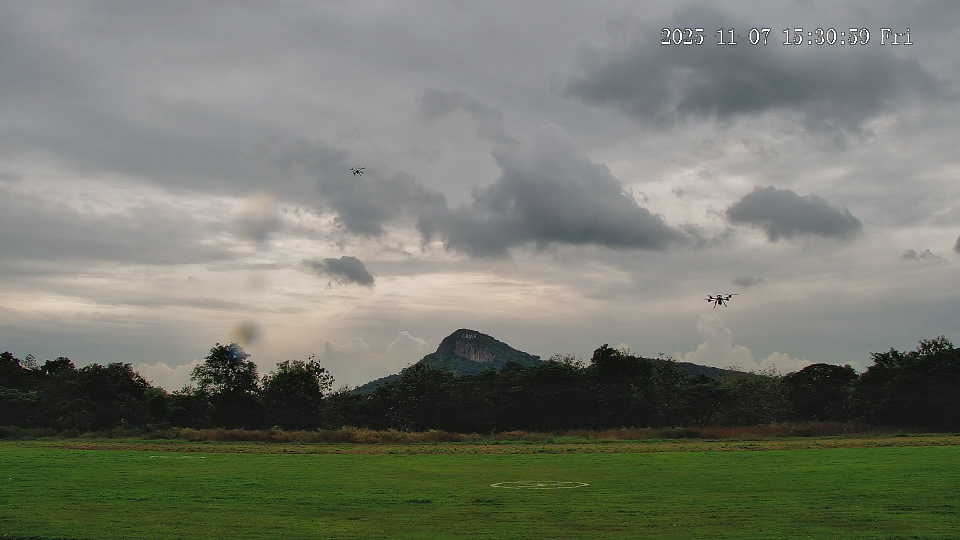
#> input picture P2_DATA_TEST/img_0003.jpg, 1920 x 1080 px (shown at 1/2 size); its folder holds only this picture in this run
$ python -i shape_code_generator.py   (imports and definitions only)
#> lines starting #> are read from the running program, lines starting #| are printed output that depends on the picture; after the words box and inside, x2 and y2 are one past the last pixel; in counts of white or black regions, pixels touching at a corner belong together
### src/image_processing.py
import cv2
import numpy as np
import os
import pickle
from sklearn.ensemble import RandomForestClassifier
from sklearn.preprocessing import StandardScaler
from sklearn.pipeline import make_pipeline

try:
    from . import paths
except ImportError:
    # Fallback for when run as script
    import paths

# ---------------------------------------------------------
# Feature Extraction
# ---------------------------------------------------------

def extract_features(contour):
    """
    Extract robust shape features from a contour for ML classification.
    Features:
    - Hu Moments (7) - Log transformed
    - Solidity
    - Circularity
    - Aspect Ratio
    - Extent
    - Inertia Ratio (from moments)
    """
    try:
        # 0. Basic Moments
        moments = cv2.moments(contour)
        if moments['m00'] == 0:
            return None

        # 1. Hu Moments (Invariant to scale, rotation, translation)
        hu_moments = cv2.HuMoments(moments).flatten()
        # Log transform to make them comparable (handling small values)
        hu_logs = []
        for i in range(7):
            val = hu_moments[i]
            if val != 0:
                hu_logs.append(-1 * np.sign(val) * np.log10(abs(val)))
            else:
                hu_logs.append(0)

        # 2. Geometric Properties
        area = moments['m00']
        perimeter = cv2.arcLength(contour, True)
        if perimeter == 0: return None

        x, y, w, h = cv2.boundingRect(contour)
        rect_area = w * h

        hull = cv2.convexHull(contour)
        hull_area = cv2.contourArea(hull)

        # Solidity: Ratio of contour area to its convex hull area.
        # Drones with arms have lower solidity than blobby birds.
        solidity = float(area) / hull_area if hull_area > 0 else 0

        # Circularity: 4*pi*Area / Perimeter^2. Perfect circle = 1.
        circularity = (4 * np.pi * area) / (perimeter ** 2)

        # Aspect Ratio of bounding rect
        aspect_ratio = float(w) / h if h > 0 else 0

        # Extent: Ratio of contour area to bounding rect area
        extent = float(area) / rect_area if rect_area > 0 else 0

        # 3. Inertia Ratio (Elongation) from moments
        # Calculate eigenvalues of the covariance matrix of second central moments
        # (This is more accurate "elongation" than bounding box aspect ratio)
        denominator = np.sqrt((2 * moments['mu11'])**2 + (moments['mu20'] - moments['mu02'])**2)
        eps = 1e-7
        ratio_1 = (moments['mu20'] + moments['mu02'] + denominator) / (moments['mu20'] + moments['mu02'] - denominator + eps)
        inertia_ratio = np.sqrt(ratio_1) if ratio_1 > 0 else 0

        # Combine all features
        features = np.array(hu_logs + [solidity, circularity, aspect_ratio, extent, inertia_ratio])

        # Replace NaNs or Infs
        features = np.nan_to_num(features)

        return features

    except Exception as e:
        print(f"Error extracting features: {e}")
        return None

# ---------------------------------------------------------
# ML Classifier
# ---------------------------------------------------------

class DroneClassifier:
    def __init__(self, model_path=None):
        self.model_path = str(model_path or paths.DRONE_CLASSIFIER_MODEL)
        # Random Forest is robust and requires less tuning than SVM
        self.clf = make_pipeline(StandardScaler(), RandomForestClassifier(n_estimators=100, random_state=42))
        self.is_trained = False

    # [109 lines left out: functions train, _process_image_file, predict, load, not called in this run]

# ---------------------------------------------------------
# Legacy / Fallback (Minimal wrapper to prevent breakages)
# ---------------------------------------------------------

def extract_shape_code(contour, DEBUG=False):
    # Backward compatibility stub
    return extract_features(contour)

def is_drone_by_shape_code(shape_code_info, DEBUG=False):
    # Backward compatibility stub - logic handled by classifier now
    return False

# Global instance
_classifier = DroneClassifier()

def get_classifier():
    return _classifier

### src/shape_code_generator.py
"""
Shape Code Generator with OCR support
สร้าง shape codes จากรูป Drone และ Bird โดยใช้ contour features และ OCR
"""

import cv2
import numpy as np
import os
import json
import pickle

try:
    from . import paths
    from .image_processing import extract_features
except ImportError:
    # Fallback for when run as script
    import paths
    from image_processing import extract_features

try:
    import pytesseract
    OCR_AVAILABLE = True
except ImportError:
    OCR_AVAILABLE = False
    print("Warning: pytesseract not installed. OCR features will be disabled.")


class ShapeCodeGenerator:
    def __init__(self, invert_classification=False):
        """
        Args:
            invert_classification: If True, swap drone/bird classification results (default False - use correct folder mapping)
        """
        self.drone_shape_codes = []
        self.bird_shape_codes = []
        self.ocr_enabled = OCR_AVAILABLE
        self.invert_classification = invert_classification  # Default False - assume folders are correctly labeled

    def extract_shape_features(self, contour):
        """Extract shape features from contour"""
        return extract_features(contour)

    def extract_ocr_text(self, image, contour):
        """Extract text from ROI using OCR"""
        if not self.ocr_enabled:
            return ""

        try:
            x, y, w, h = cv2.boundingRect(contour)
            # Add padding
            padding = 10
            x = max(0, x - padding)
            y = max(0, y - padding)
            w = min(image.shape[1] - x, w + 2 * padding)
            h = min(image.shape[0] - y, h + 2 * padding)

            roi = image[y:y+h, x:x+w]
            if roi.size == 0:
                return ""

            # Convert to grayscale
            if len(roi.shape) == 3:
                roi_gray = cv2.cvtColor(roi, cv2.COLOR_BGR2GRAY)
            else:
                roi_gray = roi

            # Enhance image for OCR
            roi_gray = cv2.resize(roi_gray, (max(100, w*2), max(100, h*2)))
            _, roi_binary = cv2.threshold(roi_gray, 0, 255, cv2.THRESH_BINARY + cv2.THRESH_OTSU)

            # OCR
            text = pytesseract.image_to_string(roi_binary, config='--psm 8')
            return text.strip()
        except Exception as e:
            return ""

    def process_image(self, img_path):
        """Process single image and extract shape codes"""
#> called with img_path = '../P2_DATA_TEST/img_0003.jpg'
        try:
            # Load image
            stream = open(img_path, "rb")
            bytes = bytearray(stream.read())
            numpyarray = np.asarray(bytes, dtype=np.uint8)
            image = cv2.imdecode(numpyarray, cv2.IMREAD_COLOR)
#> image is the input picture: shape (1080, 1920, 3); mean B, G, R 109.1, 120.1, 116.6
            stream.close()

            if image is None:
                return None

            gray = cv2.cvtColor(image, cv2.COLOR_BGR2GRAY)
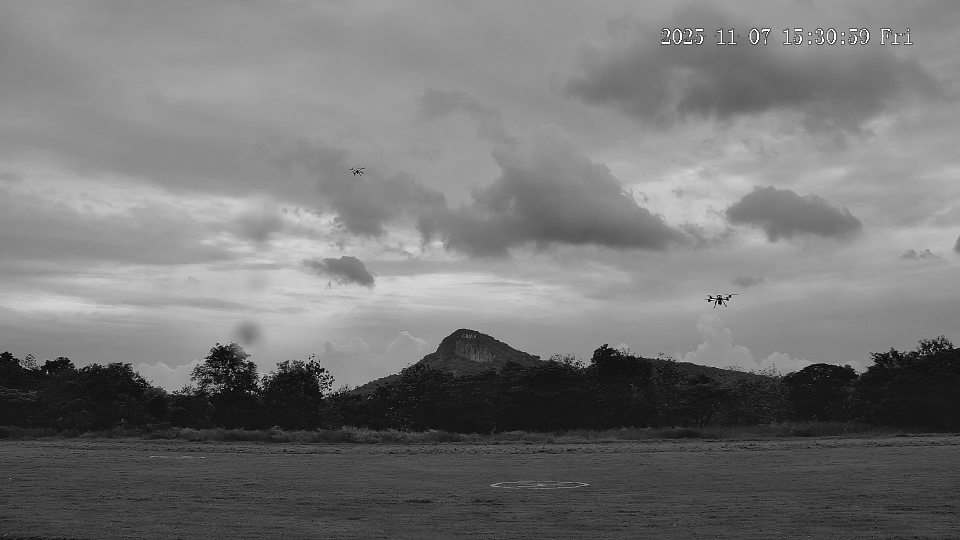
#> gray: shape (1080, 1920) (shown at 1/2 size); min 0, max 255, mean 117.8

            # Threshold
            _, thresh = cv2.threshold(gray, 0, 255, cv2.THRESH_BINARY_INV + cv2.THRESH_OTSU)
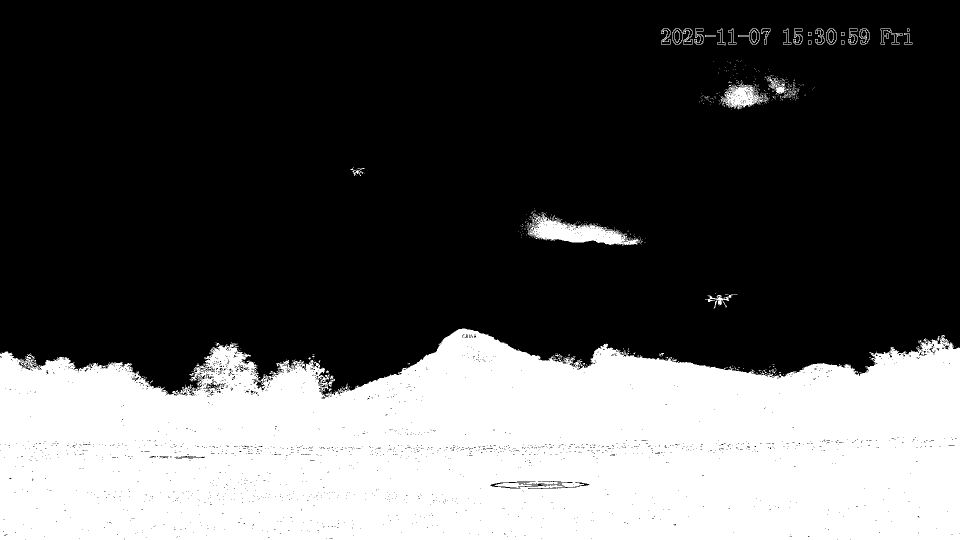
#> thresh: shape (1080, 1920) (shown at 1/2 size); 33.2% white; 628 white regions (587 under 20 px)

            # Find contours
            contours, _ = cv2.findContours(thresh, cv2.RETR_EXTERNAL, cv2.CHAIN_APPROX_SIMPLE)
#> contours = 616 contours, 585 with area under 20; largest, box (x1, y1, x2, y2) and area: (0, 657, 1920, 1080) 678535, (1056, 427, 1285, 491) 6188, (1442, 168, 1534, 219) 2296, (1652, 57, 1673, 89) 518, (1498, 57, 1519, 89) 518

            if not contours:
                return None

            # Get largest contour
            largest_contour = max(contours, key=cv2.contourArea)
#> largest_contour = contour of 3125 points, box (x1, y1, x2, y2) (0, 657, 1920, 1080), area 678535

            if cv2.contourArea(largest_contour) < 50:
                return None

            # Extract features
            shape_features = self.extract_shape_features(largest_contour)
#> in extract_features, `moments = cv2.moments(contour)`: moments = moments, m00 678535, centre m10/m00, m01/m00 = (970, 901)
#> in extract_features, `hu_moments = cv2.HuMoments(moments).flatten()`: hu_moments = [0.469, 0.191, 7.9e-05, 5.7e-05, 3.82e-09, 2.49e-05, -2.28e-10]
#> the loop in extract_features, `for i in range(7):` made 7 passes
#> val on passes 1 to 7: 0.469, 0.191, 7.9e-05, 5.7e-05, 3.82e-09, 2.49e-05, -2.28e-10
#> after the loop in extract_features, `for i in range(7):`: hu_logs = [0.329, 0.72, 4.1, 4.24, 8.42, 4.6, -9.64]
#> in extract_features, `area = moments['m00']`: area = 678535
#> in extract_features, `perimeter = cv2.arcLength(contour, True)`: perimeter = 8071.8
#> in extract_features, `x, y, w, h = cv2.boundingRect(contour)`: x = 0; y = 657; w = 1920; h = 423
#> in extract_features, `rect_area = w * h`: rect_area = 812160
#> in extract_features, `hull = cv2.convexHull(contour)`: hull = contour of 11 points, box (x1, y1, x2, y2) (0, 657, 1920, 1080), area 781256
#> in extract_features, `hull_area = cv2.contourArea(hull)`: hull_area = 781256
#> in extract_features, `solidity = float(area) / hull_area if hull_area > 0 else 0`: solidity = 0.869
#> in extract_features, `circularity = (4 * np.pi * area) / (perimeter ** 2)`: circularity = 0.131
#> in extract_features, `aspect_ratio = float(w) / h if h > 0 else 0`: aspect_ratio = 4.54
#> in extract_features, `extent = float(area) / rect_area if rect_area > 0 else 0`: extent = 0.835
#> in extract_features, `denominator = np.sqrt((2 * moments['mu11'])**2 + (moments['mu20'] - mo..`: denominator = 2.01e+11
#> in extract_features, `ratio_1 = (moments['mu20'] + moments['mu02'] + denominator) / (moments..`: ratio_1 = 28.39
#> in extract_features, `inertia_ratio = np.sqrt(ratio_1) if ratio_1 > 0 else 0`: inertia_ratio = 5.33
#> in extract_features, `features = np.array(hu_logs + [solidity, circularity, aspect_ratio, ex..`: features = [0.329, 0.72, 4.1, 4.24, 8.42, 4.6, -9.64, 0.869, 0.131, 4.54, 0.835, 5.33]
#> shape_features has the same summary as features in extract_features
            if shape_features is None:
                return None

            # Extract OCR text
            ocr_text = self.extract_ocr_text(image, largest_contour)
#> in extract_ocr_text, `x, y, w, h = cv2.boundingRect(contour)`: x = 0; y = 657; w = 1920; h = 423
#> in extract_ocr_text, `y = max(0, y - padding)`: y = 647
#> in extract_ocr_text, `h = min(image.shape[0] - y, h + 2 * padding)`: h = 433
#> in extract_ocr_text, `roi = image[y:y+h, x:x+w]`:
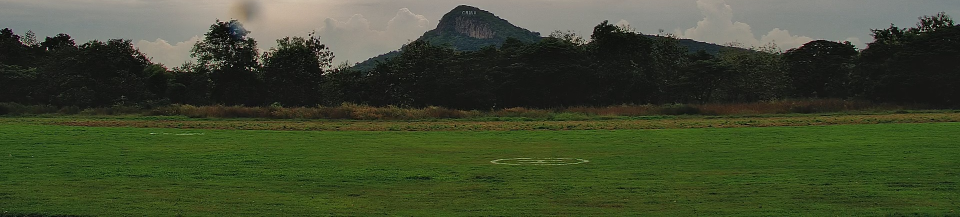
#> roi: shape (433, 1920, 3) (shown at 1/2 size); mean B, G, R 47.2, 73.3, 64
#> in extract_ocr_text, `roi_gray = cv2.cvtColor(roi, cv2.COLOR_BGR2GRAY)`:
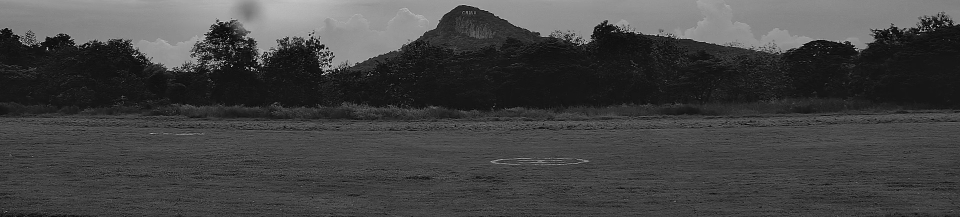
#> roi_gray: shape (433, 1920) (shown at 1/2 size); min 0, max 254, mean 67.6
#> in extract_ocr_text, `_, roi_binary = cv2.threshold(roi_gray, 0, 255, cv2.THRESH_BINARY + cv..`:
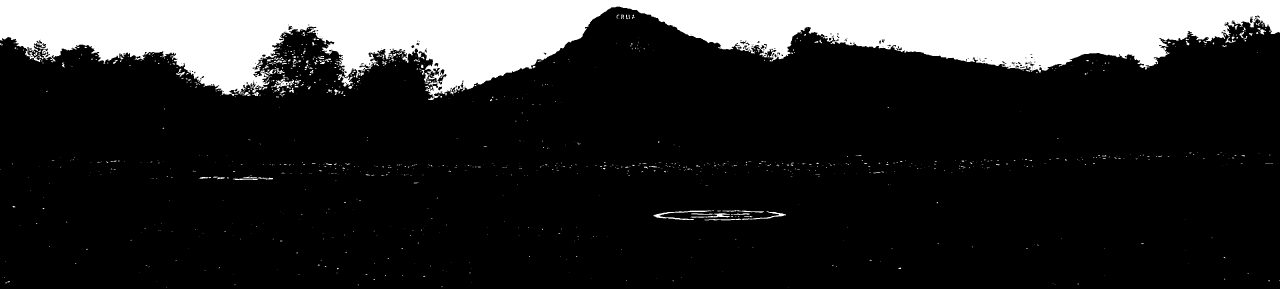
#> roi_binary: shape (866, 3840) (shown at 1/3 size); 18.5% white; 1148 white regions (974 under 20 px), largest, box (x1, y1, x2, y2) and area: (0, 0, 3840, 300) 597169, (1960, 631, 2135, 660) 1078, (2071, 640, 2191, 653) 738

            return {
                'features': shape_features.tolist(),
                'ocr_text': ocr_text,
                'area': cv2.contourArea(largest_contour),
                'perimeter': cv2.arcLength(largest_contour, True)
            }
        except Exception as e:
            print(f"Error processing {img_path}: {e}")
            return None

    # [165 lines left out: functions train, load, classify, not called in this run]

#> (the run stopped early here; a loop or call above may not have finished)
